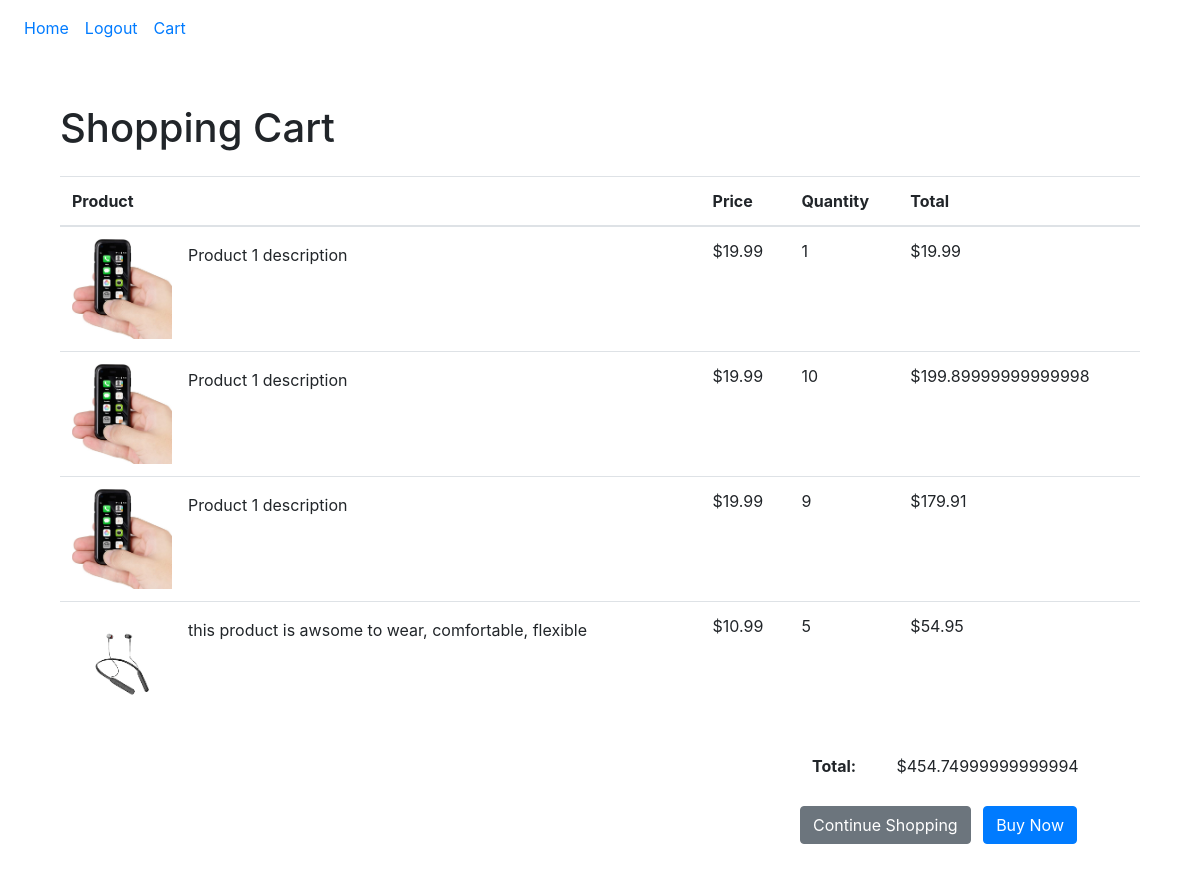
/cart (signed in), run on the app's committed database.
### website/models.py (models this page shows)
class Product(db.Model):
    id = db.Column(db.Integer, primary_key=True)
    url = db.Column(db.String(500))
    description = db.Column(db.String(1000))
    price = db.Column(db.Float(precision=2))

### website/views.py (the view)
@views.route('/cart')
def cart():
    user_id = current_user.id
    cart = Cart.query.filter_by(user_id=user_id).first()
    if not cart or not cart.product_list:
        return render_template('test.html', user_id = user_id, cart = cart)
    if cart.product_list!='':
        product_ids = [int(x) for x in cart.product_list.split(',')]
    else:
        product_ids = []
    if cart.quantity_list!='':
        quantities = [int(x) for x in cart.quantity_list.split(',')]
    else:
        quantities = []
    products = []
    for product_id in product_ids:
        product = Product.query.get(product_id)
        if product:
            products.append(product)
    product_quantities = []
    total = 0
    for i in range(0, len(quantities)):
        total = total+ quantities[i]*products[i].price
        product_quantities.append([products[i], quantities[i]])
    return render_template('cart.html', products = products, quantities = quantities, user = current_user, product_quantities = product_quantities, total = total)

### website/__init__.py (called while the page is built)
def create_app():
    app = Flask(__name__)
    app.config['SECRET_KEY'] = 'hjshjhdjah kjshkjdhjs'
    app.config['SQLALCHEMY_DATABASE_URI'] = f'sqlite:///{DB_NAME}'
    db.init_app(app)
    from .views import views
    from .auth import auth
    app.register_blueprint(views, url_prefix='/')
    app.register_blueprint(auth, url_prefix='/')
    from .models import User, Note, Product
    with app.app_context():
        db.create_all()
    login_manager = LoginManager()
    login_manager.login_view = 'auth.login'
    login_manager.init_app(app)
    @login_manager.user_loader
    def load_user(id):
        return User.query.get(int(id))
    return app

### website/templates/cart.html (shortened to what this page needs)
{% extends 'base.html' %}
{% block content %}
  <div class="container my-5">
    <h1 class="mb-4">Shopping Cart</h1>
    <table class="table">
      <thead>
        <tr>
          <th scope="col">Product</th>
          <th scope="col">Price</th>
          <th scope="col">Quantity</th>
          <th scope="col">Total</th>
        </tr>
      </thead>
      <tbody>
        {% for product_quantity in product_quantities %}
        <tr>
          <td>
            <div class="media">
              <a href="{{ url_for('views.product_detail', id=product_quantity[0].id) }}">
                <img src="{{ url_for('static', filename='images/' + product_quantity[0].url) }}" class="mr-3" alt="{{ product_quantity[0].name }}" style="width: 100px; height: 100px;">
              </a>
              <div class="media-body">
                <p class="mb-0">{{ product_quantity[0].description }}</p>
              </div>
            </div>
          </td>
          <td>${{ product_quantity[0].price }}</td>
          <td>{{ product_quantity[1] }}</td>
          <td>${{ product_quantity[0].price * product_quantity[1] }}</td>
        </tr>
        {% endfor %}
      </tbody>
    </table>
    <div class="row">
      <div class="col-md-4 offset-md-8">
        <table class="table table-borderless">
          <tbody>
            <tr>
              <th>Total:</th>
              <td>${{ total }}</td>
            </tr>
          </tbody>
        </table>
        <a href="{{ url_for('views.home') }}" class="btn btn-secondary mr-2">Continue Shopping</a>
        <a href="{{ url_for('views.payment') }}" class="btn btn-primary">Buy Now</a>
      </div>
    </div>
  </div>
{% endblock %}

### website/templates/base.html (shortened to what this page needs)
<!DOCTYPE html>
<html>
  <head>
    <link
      rel="stylesheet"
      href="https://stackpath.bootstrapcdn.com/bootstrap/4.4.1/css/bootstrap.min.css"
    />
    <link
      rel="stylesheet"
      href="https://stackpath.bootstrapcdn.com/font-awesome/4.7.0/css/font-awesome.min.css"
    />
  </head>
  <body>
    <nav class="navbar navbar-expand-lg bg-white text-dark">
      <div class="collapse navbar-collapse" id="navbar" class="bg-white text-dark">
        <div class="navbar-nav">
          {% if user.is_authenticated %}
          <a class="nav-item nav-link" class="text-dark" id="home" href="/">Home</a>
          <a class="nav-item nav-link" id="logout" href="/logout">Logout</a>
          <a class="nav-item nav-link" id="cart" href="/cart">Cart</a>
          {% else %}
          <a class="nav-item nav-link" id="login" href="/login">Login</a>
          <a class="nav-item nav-link" id="signUp" href="/sign-up">Sign Up</a>
          {% endif %}
        </div>
      </div>
    </nav>
    <div class="container">{% block content %} {% endblock %}</div>
  </body>
</html>

### data on the page
Product: url (picture), description "Product 1 description", price "19.99", id "1", product_quantity[0].price*product_quantity[1] "19.99", product_quantity "10", product_quantity[0].price*product_quantity[1] "199.89999999999998", product_quantity "9", product_quantity[0].price*product_quantity[1] "179.91"
Product: url (picture), description "this product is awsome to wear, comfortable, flexible", price "10.99", product_quantity "5", product_quantity[0].price*product_quantity[1] "54.95"

### other printed values
{{ total }} "454.74999999999994"
